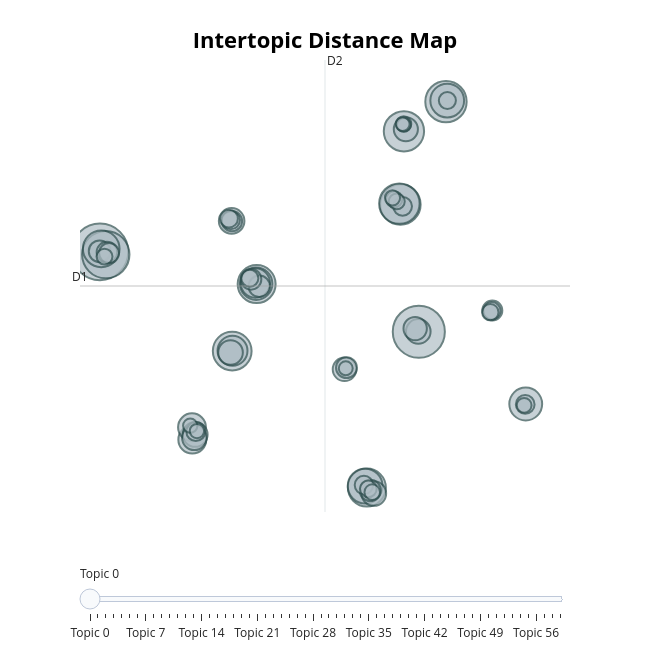

The code cell stored with this chart in its notebook:
### Markdown cell above
### 2.9 Topics visualization

### Code cell
topic_model.visualize_topics()
